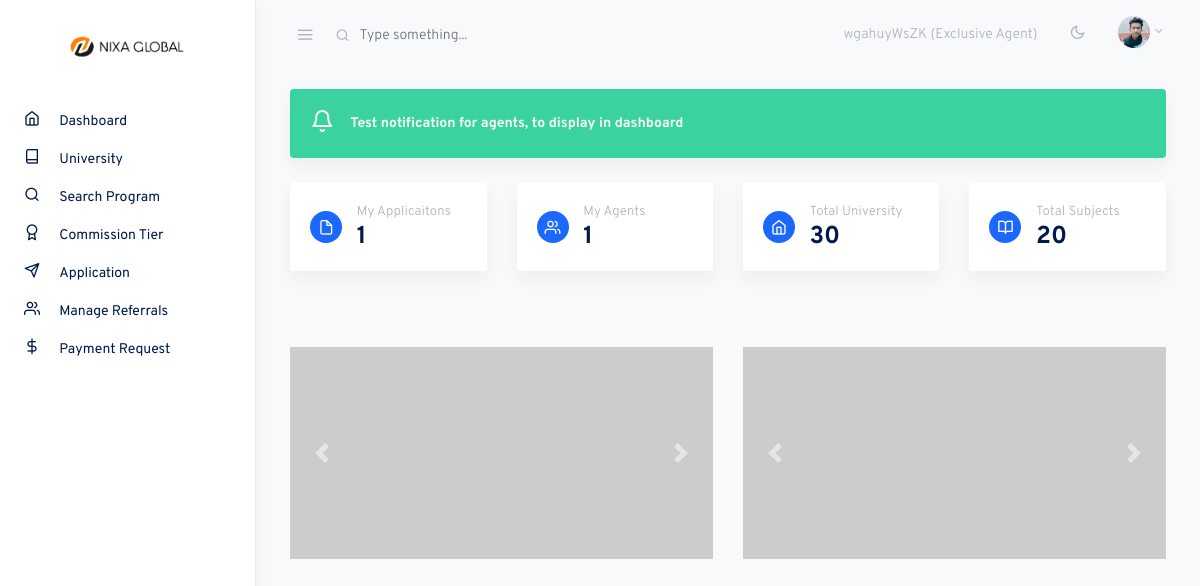
Page /dashboard/ (signed in) on the committed database.
### account/models.py (models this page shows, shortened)
class CustomUser(AbstractUser):
    user_type = models.CharField(max_length=20, choices=UserType.choices, default=UserType.AGENT)
    account_type = models.CharField(max_length=20, choices=AccountType.choices, default=AccountType.INDIVIDUAL)
    email = models.EmailField(unique=True)
    phone_number = models.CharField(max_length=20)
    address = models.CharField(max_length=200)
    country = models.CharField(max_length=100)
    city = models.CharField(max_length=100)
    post_code = models.CharField(max_length=20)
    referral_code = models.CharField(max_length=20, unique=True, blank=True, null=True)
    referred_by = models.ForeignKey('self', on_delete=models.SET_NULL, null=True, blank=True)
    is_verified = models.BooleanField(default=False)
    email_verification_token = models.CharField(max_length=100, blank=True, null=True)
    email_verification_sent_at = models.DateTimeField(null=True, blank=True)
    identification_document = models.ForeignKey('IdentificationDocument', on_delete=models.SET_NULL, null=True, blank=True)
    avatar = models.ImageField(upload_to='avatars/', blank=True)
    company_name = models.CharField(max_length=200, null=True, blank=True)
    profession = models.CharField(max_length=100, null=True, blank=True)
    @property
    def is_agent(self):
        return self.user_type in [UserType.AGENT]
    @property
    def is_admin(self):
        return self.user_type == UserType.ADMIN
    @property
    def is_exclusive_agent(self):
        return self.user_type == UserType.EXCLUSIVE_AGENT
    class Meta:
        verbose_name = "User"
        verbose_name_plural = "     Users"

class Notification(models.Model):
    message = models.CharField(max_length=255)
    is_active = models.BooleanField(default=True)
    created_at = models.DateTimeField(auto_now_add=True)

### core/views.py (the view)
# urls.py: path('dashboard/', views.dashboard, name="dashboard"),
@login_required
@any_user_required
def dashboard(request):
    user = request.user
    universities = University.objects.all()
    commission_tiers = {}
    for university in universities:
        try:
            commission_tier = CommissionTier.objects.filter(user=user, university=university).first()
            commission_tiers[university.pk] = commission_tier
        except CommissionTier.DoesNotExist:
            commission_tiers[university.pk] = None
    if user.is_admin:
        pending_agents = CustomUser.objects.filter(is_active=False)
        total_agent = CustomUser.objects.all().count()
        total_application = Applicant.objects.all().count()
        total_universitys = University.objects.all().count()
        total_subjects = Subject.objects.all().count()
        context = {
            'user_type': UserType.ADMIN,
            'pending_agents': pending_agents,
            'total_agent': total_agent,
            'total_application': total_application,
            'total_universitys': total_universitys,
            'total_subjects': total_subjects,
        }
    else:
        total_agent = CustomUser.objects.filter(referred_by=user).count()
        total_application = Applicant.objects.filter(user=user).count()
        total_universitys = University.objects.all().count()
        total_subjects = Subject.objects.all().count()
        notification = Notification.objects.first()
        context = {
            'commission_tiers': commission_tiers,
            'universities': universities,
            'agent': user,
            'total_agent': total_agent,
            'total_application': total_application,
            'total_universitys': total_universitys,
            'total_subjects': total_subjects,
            'notification' : notification
        }
    return render(request, 'portal/dashboard.html', context)

### templates/portal/dashboard.html (shortened to what this page needs)
{% extends 'portal/assets/base.html' %}
{% load custom_filters %}
{% block content %}
{% if user_type == 'Admin' %}
<div class="container-fluid">
    <div class="row justify-content-center">
      <div class="col-12">
        <div class="row">
          <div class="col-md-6 col-xl-3 mb-4">
            <div class="card shadow border-0">
              <div class="card-body">
                <div class="row align-items-center">
                  <div class="col-3 text-center">
                    <span class="circle circle-sm bg-primary">
                      <i class="fe fe-16 fe-file text-white mb-0"></i>
                    </span>
                  </div>
                  <div class="col pr-0">
                    <p class="small text-muted mb-0">Total Applicaitons</p>
                    <span class="h3 mb-0">{{total_application}}</span>
                  </div>
                </div>
              </div>
            </div>
          </div>
          <div class="col-md-6 col-xl-3 mb-4">
            <div class="card shadow border-0">
              <div class="card-body">
                <div class="row align-items-center">
                  <div class="col-3 text-center">
                    <span class="circle circle-sm bg-primary">
                      <i class="fe fe-16 fe-users text-white mb-0"></i>
                    </span>
                  </div>
                  <div class="col pr-0">
                    <p class="small text-muted mb-0">Total Agents</p>
                    <span class="h3 mb-0">{{total_agent}}</span>
                  </div>
                </div>
              </div>
            </div>
          </div>
          <div class="col-md-6 col-xl-3 mb-4">
            <div class="card shadow border-0">
              <div class="card-body">
                <div class="row align-items-center">
                  <div class="col-3 text-center">
                    <span class="circle circle-sm bg-primary">
                      <i class="fe fe-16 fe-home text-white mb-0"></i>
                    </span>
                  </div>
                  <div class="col pr-0">
                    <p class="small text-muted mb-0">Total University</p>
                    <span class="h3 mb-0">{{total_universitys}}</span>
                  </div>
                </div>
              </div>
            </div>
          </div>
          <div class="col-md-6 col-xl-3 mb-4">
            <div class="card shadow border-0">
              <div class="card-body">
                <div class="row align-items-center">
                  <div class="col-3 text-center">
                    <span class="circle circle-sm bg-primary">
                      <i class="fe fe-16 fe-book-open text-white mb-0"></i>
                    </span>
                  </div>
                  <div class="col pr-0">
                    <p class="small text-muted mb-0">Total Subjects</p>
                    <span class="h3 mb-0">{{total_subjects}}</span>
                  </div>
                </div>
              </div>
            </div>
          </div>
        </div>
        <div class="row">
          <div class="col-md-12">
            <h6 class="mb-3">Pending Agents</h6>
            <table class="table table-borderless table-striped">
              <thead>
                <tr role="row">
                  <th>Name</th>
                  <th>Account Type</th>
                  <th>Email</th>
                  <th>Phone Number</th>
                  <th>Country</th>
                  <th>City</th>
                  <th>Email Verify</th>
                  <th>AC Status</th>
                  <th>Action</th>
                </tr>
              </thead>
              <tbody>
                {% for agent in pending_agents %}
                <tr>
                  <th scope="col">{{agent.first_name}} {{agent.last_name}}</th>
                  <td>{{agent.account_type}}</td>
                  <td>{{agent.email}}</td>
                  <td>{{agent.phone_number}}</td>
                  <td>{{agent.country}}</td>
                  <td>{{agent.city}}</td>
                  <td><span class="badge badge-pill {% if agent.is_verified %} badge-success {% else %} badge-warning {% endif %}">{% if agent.is_verified %} Verified {% else %} Not Verified {% endif %}</span></td>
                  <td><span class="badge badge-pill {% if agent.is_active %} badge-success {% else %} badge-warning {% endif %}">{% if agent.is_active %} Approved {% else %} Pending {% endif %}</span></td>
                  <td>
                    <div class="dropdown">
                      <button class="btn btn-sm dropdown-toggle more-vertical" type="button" data-toggle="dropdown" aria-haspopup="true" aria-expanded="false">
                        <span class="text-muted sr-only">Action</span>
                      </button>
                      <div class="dropdown-menu dropdown-menu-right">
                        <a class="dropdown-item" href="{% url 'core:profile_manage' agent.id|urlencode %}">Manage</a>
                      </div>
                    </div>
                  </td>
                </tr>
                {% endfor %}
              </tbody>
            </table>
          </div>
        </div>
      </div>
    </div>
</div>
{% else %}
<div class="container-fluid">
  <div class="row justify-content-center">
    <div class="col-12">
    <div class="row">
        <div class="col-12 mb-4">
            <div class="card bg-success shadow border-0">
                <div class="card-body">
                    <div class="row align-items-center">
                        <div class="col pr-0">
                            <div class="notification text-light">
                                <span>
                                    <i class="fe fe-24 fe-bell"></i>
                                </span>
                                <div class="notification-content ml-3">
                                    <marquee class="notification-text text-light">{{notification.message}}</marquee>
                                </div>
                            </div>
                        </div>
                    </div>
                </div>
            </div>
        </div>
    </div>
      <div class="row">
        <div class="col-md-6 col-xl-3 mb-4">
          <div class="card shadow border-0">
            <div class="card-body">
              <div class="row align-items-center">
                <div class="col-3 text-center">
                  <span class="circle circle-sm bg-primary">
                    <i class="fe fe-16 fe-file text-white mb-0"></i>
                  </span>
                </div>
                <div class="col pr-0">
                  <p class="small text-muted mb-0">My Applicaitons</p>
                  <span class="h3 mb-0">{{total_application}}</span>
                </div>
              </div>
            </div>
          </div>
        </div>
        <div class="col-md-6 col-xl-3 mb-4">
          <div class="card shadow border-0">
            <div class="card-body">
              <div class="row align-items-center">
                <div class="col-3 text-center">
                  <span class="circle circle-sm bg-primary">
                    <i class="fe fe-16 fe-users text-white mb-0"></i>
                  </span>
                </div>
                <div class="col pr-0">
                  <p class="small text-muted mb-0">My Agents</p>
                  <span class="h3 mb-0">{{total_agent}}</span>
                </div>
              </div>
            </div>
          </div>
        </div>
        <div class="col-md-6 col-xl-3 mb-4">
          <div class="card shadow border-0">
            <div class="card-body">
              <div class="row align-items-center">
                <div class="col-3 text-center">
                  <span class="circle circle-sm bg-primary">
                    <i class="fe fe-16 fe-home text-white mb-0"></i>
                  </span>
                </div>
                <div class="col pr-0">
                  <p class="small text-muted mb-0">Total University</p>
                  <span class="h3 mb-0">{{total_universitys}}</span>
                </div>
              </div>
            </div>
          </div>
        </div>
        <div class="col-md-6 col-xl-3 mb-4">
          <div class="card shadow border-0">
            <div class="card-body">
              <div class="row align-items-center">
                <div class="col-3 text-center">
                  <span class="circle circle-sm bg-primary">
                    <i class="fe fe-16 fe-book-open text-white mb-0"></i>
                  </span>
                </div>
                <div class="col pr-0">
                  <p class="small text-muted mb-0">Total Subjects</p>
                  <span class="h3 mb-0">{{total_subjects}}</span>
                </div>
              </div>
            </div>
          </div>
        </div>
      </div>
      <div class="mt-5">
        <div class="row">
          <div class="col-md-6 mt-md-1 carousel-column">
            <div id="carousel1" class="carousel slide" data-ride="carousel">
              <div class="carousel-inner">
                <div class="carousel-item active">
                  <img src="https://via.placeholder.com/800x400?text=Slide+1" class="d-block w-100" alt="Slide 1">
                </div>
              </div>
              <a class="carousel-control-prev" href="#carousel1" role="button" data-slide="prev">
                <span class="carousel-control-prev-icon" aria-hidden="true"></span>
              </a>
              <a class="carousel-control-next" href="#carousel1" role="button" data-slide="next">
                <span class="carousel-control-next-icon" aria-hidden="true"></span>
              </a>
            </div>
          </div>
          <div class="col-md-6 mt-5 mt-md-1 carousel-column">
            <div id="carousel2" class="carousel slide" data-ride="carousel">
              <div class="carousel-inner">
                <div class="carousel-item active">
                  <img src="https://via.placeholder.com/800x400?text=Slide+4" class="d-block w-100" alt="Slide 4">
                </div>
              </div>
              <a class="carousel-control-prev" href="#carousel2" role="button" data-slide="prev">
                <span class="carousel-control-prev-icon" aria-hidden="true"></span>
              </a>
              <a class="carousel-control-next" href="#carousel2" role="button" data-slide="next">
                <span class="carousel-control-next-icon" aria-hidden="true"></span>
              </a>
            </div>
          </div>
        </div>
      </div>
    </div>
  </div>
</div>
{% endif %}
{% endblock %}

### templates/portal/assets/navbar.html (shortened to what this page needs)
{% load static %}
<nav class="topnav navbar navbar-light">
    <button type="button" class="navbar-toggler text-muted mt-2 p-0 mr-3 collapseSidebar">
      <i class="fe fe-menu navbar-toggler-icon"></i>
    </button>
    <form class="form-inline mr-auto searchform text-muted">
      <input class="form-control mr-sm-2 bg-transparent border-0 pl-4 text-muted" type="search" placeholder="Type something..." aria-label="Search">
    </form>
    <ul class="nav">
      <li class="nav-item nav-notif">
        <a class="nav-link text-muted my-2">
          {{request.user.referral_code}} ({{request.user.user_type}})
        </a>
      </li>
      <li class="nav-item">
        <a class="nav-link text-muted my-2" href="#" id="modeSwitcher" data-mode="light">
          <i class="fe fe-sun fe-16"></i>
        </a>
      </li>
      <li class="nav-item dropdown">
        <a class="nav-link dropdown-toggle text-muted pr-0" href="#" id="navbarDropdownMenuLink" role="button" data-toggle="dropdown" aria-haspopup="true" aria-expanded="false">
          <span class="avatar avatar-sm mt-2">
            {% if user.avatar %}
                <img src="{{ user.avatar.url }}" alt="..." class="avatar-img rounded-circle">
            {% else %}
                <img src="{% static 'assets/portal/./assets/avatars/face-1.jpg' %}" alt="..." class="avatar-img rounded-circle">
            {% endif %}
          </span>
        </a>
      </li>
    </ul>
  </nav>

### rows in the picture
CustomUser: user.referral_code "wgahuyWsZK", user.user_type "Exclusive Agent", avatar (picture)
Notification: message "Test notification for agents, to display in dashboard"

### other values in the picture
{{ total_application }} "1"
{{ total_agent }} "1"
{{ total_universitys }} "30"
{{ total_subjects }} "20"
